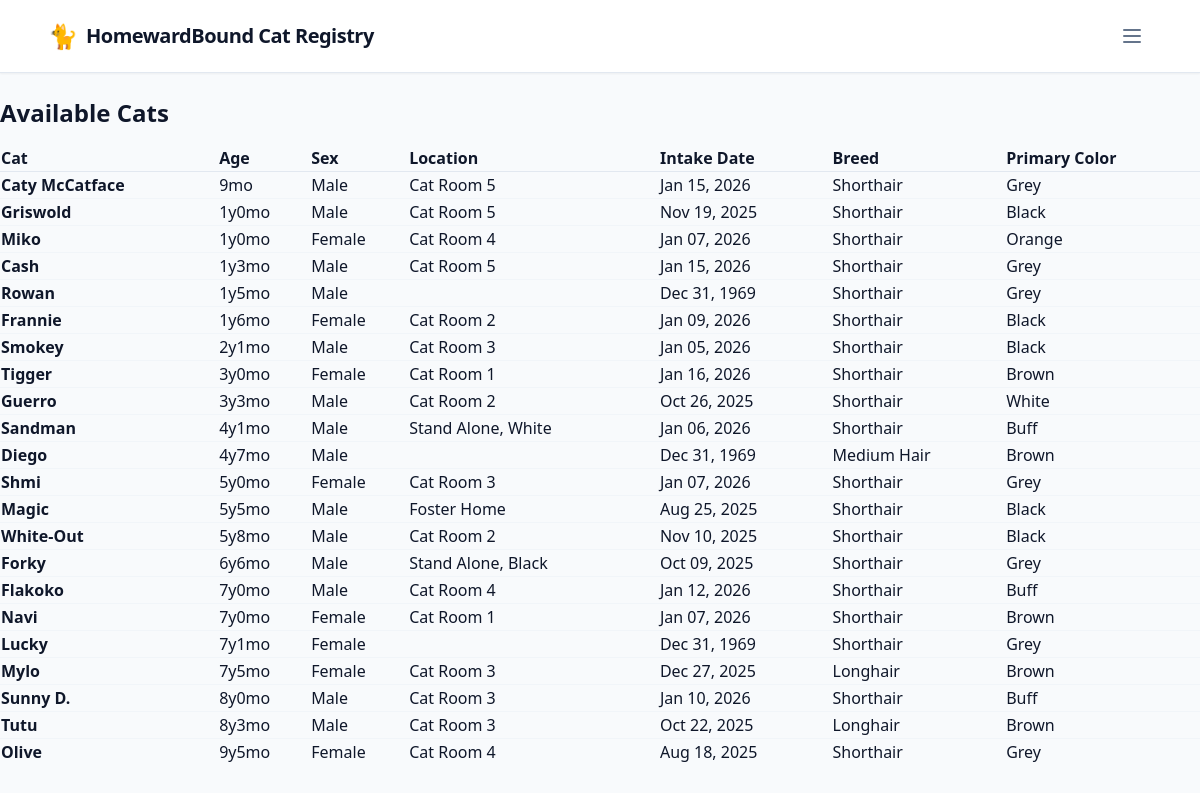
The app's page /report/, older data.
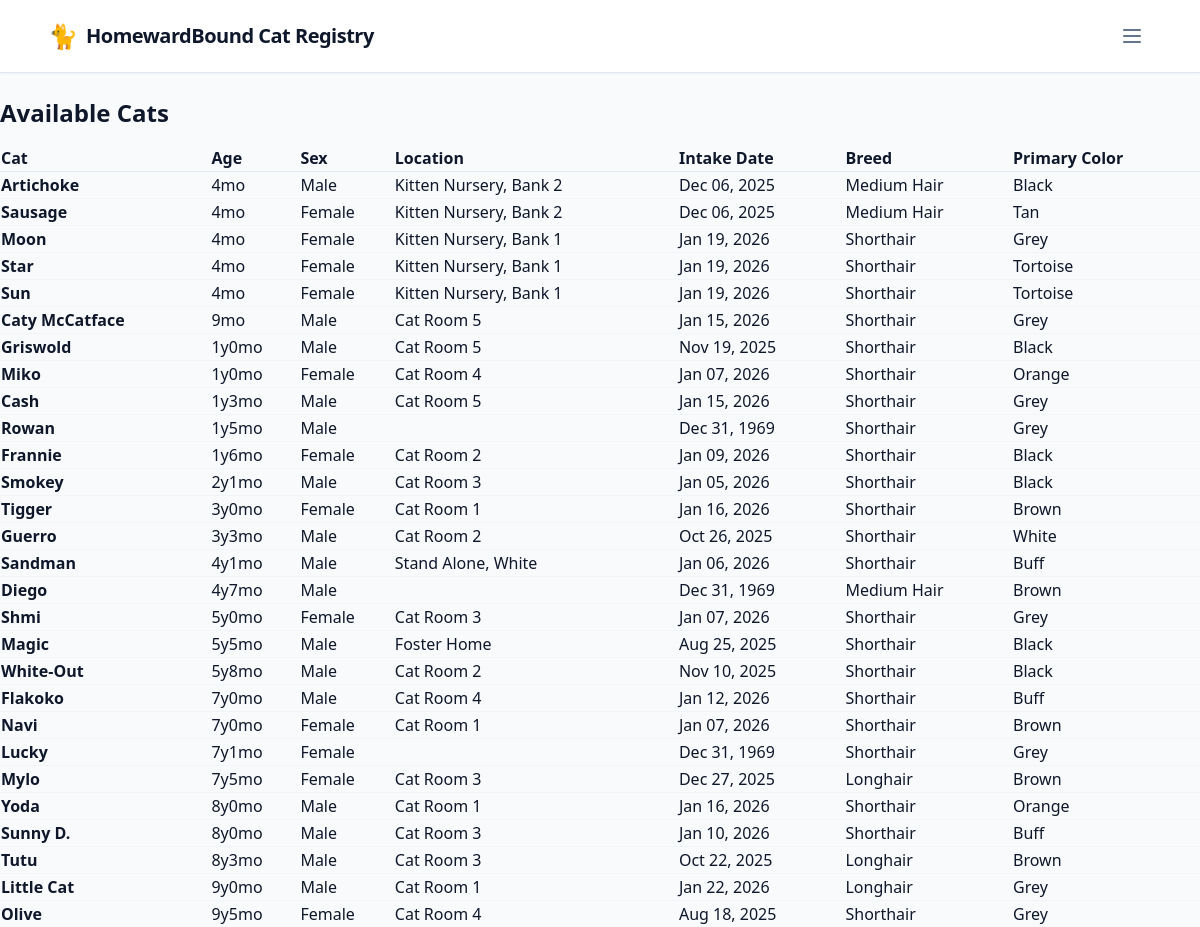
The same page, newer data.
### cats/models.py (models this page shows)
class Cat(models.Model):
    image_cy = models.CharField(max_length=20, primary_key=True)
    name = models.CharField(max_length=100)
    sex = models.CharField(max_length=10, default="Unknown")
    birthday = models.DateField(null=True, blank=True, default=timezone.now)
    breed = models.CharField(max_length=25, default="Unknown")
    primary_color = models.CharField(max_length=25, default="Unknown")
    intake_date = models.DateField(null=True, blank=True, default=timezone.now)
    location = models.CharField(max_length=25, default="Unknown")
    image_url = models.URLField()
    image = models.ImageField(upload_to='cats/', null=True, blank=True)
    first_seen = models.DateTimeField()
    last_seen = models.DateTimeField()
    last_updated = models.DateTimeField(auto_now=True)
    status = models.CharField(
        max_length=20,
        choices=CatStatus.choices,
        default=CatStatus.AVAILABLE,
    )
    objects = ItemQuerySet.as_manager()
    @property
    def age(self):
        if not self.birthday:
            return "Unknown"
        today = timezone.now().date()
        diff = today - cast(date, self.birthday)
        years = diff.days // 365
        months = (diff.days % 365) // 30
        if years < 1:
            return f"{months}mo"
        return f"{years}y{months}mo"
    @property
    def clean_breed(self):
        substring_to_remove = "Domestic "
        if self.breed:
            return self.breed.replace(substring_to_remove, "").strip()
        return self.breed

### cats/views.py (the view)
# urls.py: path("report/", views.report_view, name="report"),
def report_view(request):
    cats = Cat.objects.filter(
        Q(status=CatStatus.AVAILABLE) |
        Q(status=CatStatus.NEW)
        ).order_by("-birthday", "name")
    context = {
        "cats": cats,
    }
    return render(request, "cats/report.html", context)

### cats/templates/cats/report.html (shortened to what this page needs)
{% extends 'cats/base.html' %} {% load static %}
{% block content %}
<h1 class="text-2xl font-bold mb-4">Available Cats</h1>
<table class="w-full text-left border-collapse" id="report-table" media="all">
    <thead class="bg-slate-50 border-b border-slate-200">
        <tr>
            <th class="column-header">
                <a> Cat </a>
            </th>
            <th class="column-header">
                <a> Age </a>
            </th>
            <th class="column-header">
                <a> Sex </a>
            </th>
            <th class="column-header">
                <a> Location </a>
            </th>
            <th class="column-header">
                <a> Intake Date </a>
            </th>
            <th class="column-header">
                <a> Breed </a>
            </th>
            <th class="column-header">
                <a> Primary Color </a>
            </th>
        </tr>
    </thead>
    <tbody id="report-body" class="divide-y divide-slate-100">
        {% for cat in cats %}
        <tr>
            <td class="font-bold">
                {{ cat.name }}
            </td>
            <td>{{ cat.age }}</td>
            <td>{{ cat.sex }}</td>
            <td>
                {{ cat.location }}
            </td>
            <td>
                {{ cat.intake_date|date:"M d, Y" }}
            </td>
            <td >{{ cat.clean_breed }}</td>
            <td >{{ cat.primary_color }}</td>
        </tr>
        {% empty %}
        <tr>
            <td colspan="11" class="p-8 text-center text-slate-400">
                No cats found in this category.
            </td>
        </tr>
        {% endfor %}
    </tbody>
</table>
{% endblock %}

### cats/templates/cats/base.html (shortened to what this page needs)
{% load static %}
<!doctype html>
<html lang="en">
    <head>
        <script src="https://cdn.tailwindcss.com"></script>
    </head>
    <body class="bg-slate-50 text-slate-900 min-h-screen">
        <nav class="bg-white border-b border-slate-200 py-4 mb-6 shadow-sm print:hidden">
            <div class="max-w-6xl mx-auto px-6">
                <div class="flex justify-between items-center">
                    <div class="flex items-center gap-2">
                        <span class="text-2xl">🐈</span>
                        <span class="font-bold text-xl tracking-tight">
                            HomewardBound Cat Registry
                        </span>
                    </div>
                    <div>
                        <button id="mobile-menu-toggle" class="text-slate-500 hover:text-indigo-600 p-2">
                            <svg class="w-6 h-6" fill="none" stroke="currentColor" viewBox="0 0 24 24">
                                <path id="hamburger-icon" stroke-linecap="round" stroke-linejoin="round" stroke-width="2" d="M4 6h16M4 12h16M4 18h16"></path>
                            </svg>
                        </button>
                    </div>
                </div>
            </div>
        </nav>
        <main>{% block content %} {% endblock %}</main>
    </body>
</html>

Row changes from the older to the newer data that the page shows:
no longer on this page (row edited): Cat: name "Forky", age "6y6mo", sex "Male", location "Stand Alone, Black", intake_date "Oct 09, 2025", clean_breed "Shorthair", primary_color "Grey"
added Cat: name "Artichoke", age "4mo", sex "Male", location "Kitten Nursery, Bank 2", intake_date "Dec 06, 2025", clean_breed "Medium Hair", primary_color "Black"
added Cat: name "Sausage", age "4mo", sex "Female", location "Kitten Nursery, Bank 2", intake_date "Dec 06, 2025", clean_breed "Medium Hair", primary_color "Tan"
added Cat: name "Moon", age "4mo", sex "Female", location "Kitten Nursery, Bank 1", intake_date "Jan 19, 2026", clean_breed "Shorthair", primary_color "Grey"
added Cat: name "Star", age "4mo", sex "Female", location "Kitten Nursery, Bank 1", intake_date "Jan 19, 2026", clean_breed "Shorthair", primary_color "Tortoise"
added Cat: name "Sun", age "4mo", sex "Female", location "Kitten Nursery, Bank 1", intake_date "Jan 19, 2026", clean_breed "Shorthair", primary_color "Tortoise"
added Cat: name "Yoda", age "8y0mo", sex "Male", location "Cat Room 1", intake_date "Jan 16, 2026", clean_breed "Shorthair", primary_color "Orange"
added Cat: name "Little Cat", age "9y0mo", sex "Male", location "Cat Room 1", intake_date "Jan 22, 2026", clean_breed "Longhair", primary_color "Grey"
